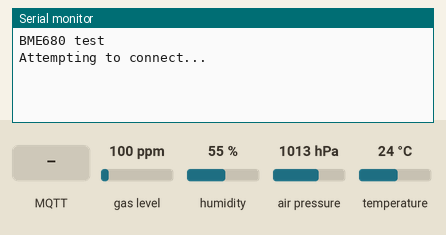
Simulated run of this sketch. Board: ESP32. On the bench: the last lines printed to the serial monitor. The inputs (shaded band) are chosen by the test bench; at power-on: air pressure 1013 hPa, gas level 100 ppm, humidity 55 %, temperature 24 °C. WiFi joins after 1.5 s; servers stay silent unless stated; no MQTT or app messages arrive unless stated.

Above: at 2.7 s.
2.8 s: MQTT message "1" arrives on the first subscribed topic
At 6.0 s:
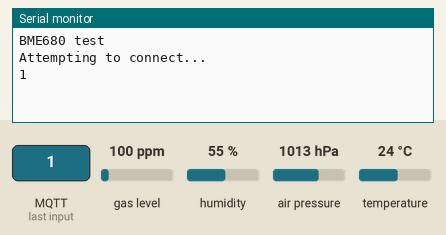
6.2 s: MQTT message "on" arrives on the first subscribed topic
At 6.9 s:
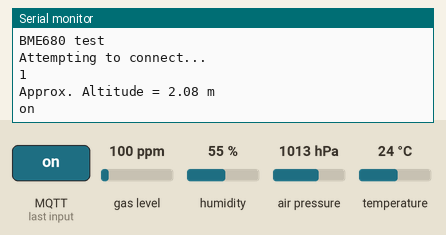
7.8 s: MQTT message "off" arrives on the first subscribed topic
At 9.1 s:
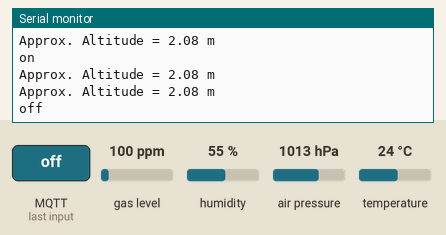
10.2 s: air pressure set to 952 hPa
At 11.5 s:
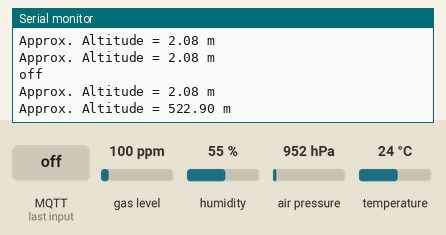
11.7 s: air pressure set to 975 hPa
At 13.0 s:
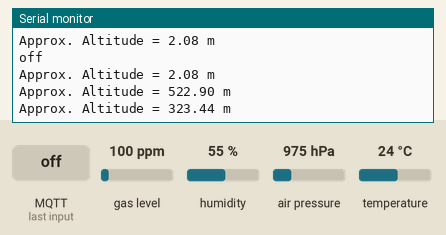
Timing chart, 0 to 14.2 s (numbered marks = the images above; inputs shaded):
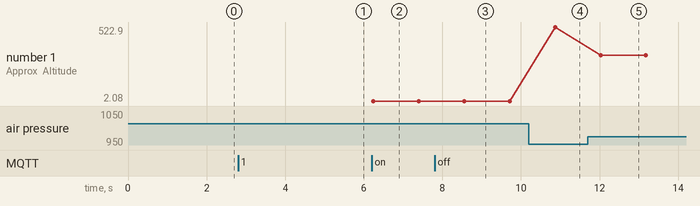

The sketch:

Bme680_HiveMq.ino
```cpp
#include <Wire.h>
#include <SPI.h>
#include <Adafruit_Sensor.h>
#include "Adafruit_BME680.h"
#include <stdio.h>
#define BME_SCK 13
#define BME_MISO 12
#define BME_MOSI 11
#define BME_CS 10

#define SEALEVELPRESSURE_HPA (1013.25)

Adafruit_BME680 bme; // I2C
//Adafruit_BME680 bme(BME_CS); // hardware SPI
//Adafruit_BME680 bme(BME_CS, BME_MOSI, BME_MISO,  BME_SCK);


// PubNub MQTT example using ESP32.
#include <WiFi.h>
#include <PubSubClient.h>
// Connection info.
const char* ssid = "Spackos Forever";
const char* password =  "EntenHabenRechte123";
const char* mqttServer = "broker.hivemq.com";
const int mqttPort = 1883;
const char* clientID = "Patrick's Client";
const char* topicTemp = "Htl-Leonding2020NVS/SmartHome/Livingroom/Temperatur";
const char* topicHum = "Htl-Leonding2020NVS/SmartHome/Livingroom/Humidity";
const char* topicPress = "Htl-Leonding2020NVS/SmartHome/Livingroom/AirPressure";
const char* topicGas = "Htl-Leonding2020NVS/SmartHome/Livingroom/Gas";
WiFiClient MQTTclient;
PubSubClient client(MQTTclient);
void callback(char* topic, byte* payload, unsigned int length) {
  String payload_buff;
  for (int i = 0; i < length; i++) {
    payload_buff = payload_buff + String((char)payload[i]);
  }
  Serial.println(payload_buff); // Print out messages.
}
long lastReconnectAttempt = 0;
boolean reconnect() {
  if (client.connect(clientID)) {
    client.subscribe(topicTemp); // Subscribe to channel.
  }
  return client.connected();
}


void setup() {
  Serial.begin(9600);
  while (!Serial);
  Serial.println(F("BME680 test"));

  if (!bme.begin()) {
    Serial.println("Could not find a valid BME680 sensor, check wiring!");
    while (1);
  }

  // Set up oversampling and filter initialization
  bme.setTemperatureOversampling(BME680_OS_8X);
  bme.setHumidityOversampling(BME680_OS_2X);
  bme.setPressureOversampling(BME680_OS_4X);
  bme.setIIRFilterSize(BME680_FILTER_SIZE_3);
  bme.setGasHeater(320, 150); // 320*C for 150 ms


  //client

  Serial.begin(9600);
  Serial.println("Attempting to connect...");
  WiFi.begin(ssid, password); // Connect to WiFi.
  if (WiFi.waitForConnectResult() != WL_CONNECTED) {
    Serial.println("Couldn't connect to WiFi.");
    while (1) delay(100);
  }
  client.setServer(mqttServer, mqttPort); // Connect to PubNub.
  client.setCallback(callback);
  lastReconnectAttempt = 0;
}

void loop() {
  if (! bme.performReading()) {
    Serial.println("Failed to perform reading :(");
    return;
  }

  //bme680 is connected


  if (!client.connected()) {
    long now = millis();
    if (now - lastReconnectAttempt > 5000) { // Try to reconnect.
      lastReconnectAttempt = now;
      if (reconnect()) { // Attempt to reconnect.
        lastReconnectAttempt = 0;
      }
    }
  } else { // Connected.
    client.loop();

    char str[12];
    //Convert Float to string
    gcvt(bme.temperature, 6, str);
   // Serial.print("Temperature = %s *C",str);
    client.publish(topicTemp, str); // Publish message.

     //Convert Float to string

    gcvt((bme.pressure / 100.0), 6, str);
  //  Serial.print("Pressure = %s hPa",str);
    client.publish(topicPress, str); // Publish message.


       //Convert Float to string
    gcvt(bme.humidity, 6, str);
 //   Serial.print("Humidity = %s %",str);
    client.publish(topicHum, str); // Publish message.

       //Convert Float to string
    gcvt((bme.gas_resistance / 1000.0), 6, str);
 //   Serial.print("Gas: = %s KOhms",str);
    client.publish(topicGas, str); // Publish message.
    delay(1000);

  Serial.print("Approx. Altitude = ");
  Serial.print(bme.readAltitude(SEALEVELPRESSURE_HPA));
  Serial.println(" m");
  }
}
```

Measured:
- after the input at 2.8 s, the serial monitor: prints a new line after 2.4 s (image 1)
- after the input at 6.2 s, the serial monitor: prints a new line after 0.20 s (image 2)
- after the input at 7.8 s, the serial monitor: prints a new line after 0.91 s (image 3)
- after the input at 10.2 s, the serial monitor: prints a new line after 0.67 s (image 4)
- after the input at 11.7 s, the serial monitor: prints a new line after 0.32 s (image 5)
- plotted number 1: 2.08 → 522.9 after the input at 10.2 s, 522.9 → 323.44 after the input at 11.7 s
